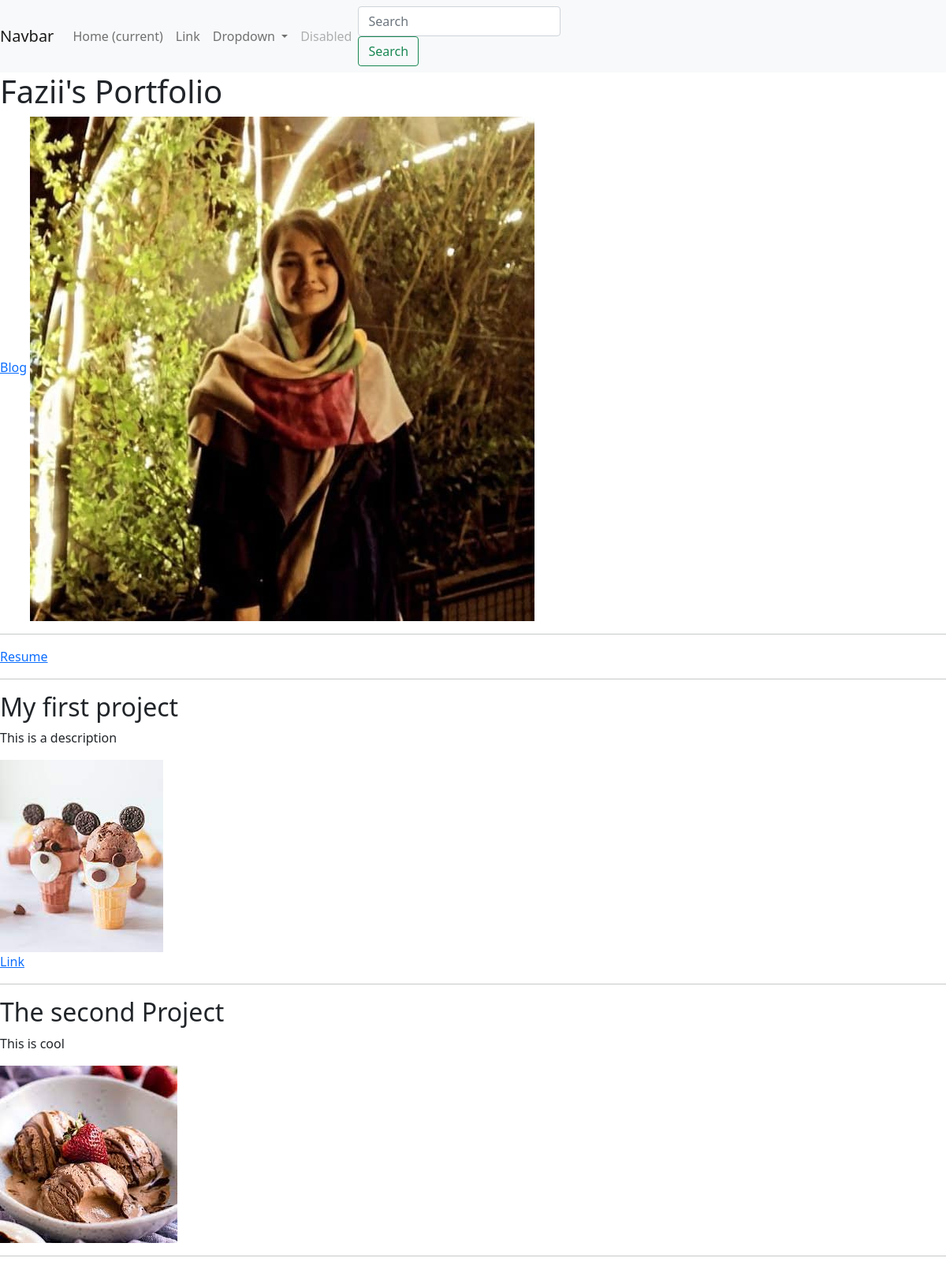
The page / on the database its author committed.
### portfolio/models.py (models this page shows, shortened)
class Project(models.Model):
    title = models.CharField(max_length=100)
    description = models.CharField(max_length=250)
    image = models.ImageField(upload_to='portfolio/images/')
    url = models.URLField(blank=True)

### portfolio/views.py (the view)
# urls.py: 2. Add a URL to urlpatterns:  path('', views.home, name='home')
def home(request):
    projects = models.Project.objects.all()
    return render(request, 'portfolio/home.html', {'projects': projects})

### portfolio/templates/portfolio/home.html
{% extends 'portfolio/navbar.html' %}
{% block content %}
<h1>Fazii's Portfolio</h1>
<a href="{% url 'blog:all_blogs' %}">Blog</a>
{% load static %}
<img src="{% static 'portfolio/me.jpg' %}">
<hr>
<a href="{% static 'portfolio/FaezeShakuri_CV.pdf' %}">Resume</a>
<hr>
{% for project in projects %}
<h2>{{ project.title }}</h2>
<p>{{ project.description }}</p>
<img src="{{ project.image.url }}">
{% if project.url %}
<br>
<a href="{{ project.url }}">Link</a>
{% endif %}
<hr>
{% endfor %}
{% endblock %}

### portfolio/templates/portfolio/navbar.html (shortened to what this page needs)
<!doctype html>
<html lang="en">
  <head>
    <link href="https://cdn.jsdelivr.net/npm/bootstrap@5.1.3/dist/css/bootstrap.min.css" rel="stylesheet">
  </head>
  <body>
    <nav class="navbar navbar-expand-lg navbar-light bg-light">
        <a class="navbar-brand" href="#">Navbar</a>
        <div class="collapse navbar-collapse" id="navbarSupportedContent">
          <ul class="navbar-nav mr-auto">
            <li class="nav-item active">
              <a class="nav-link" href="#">Home <span class="sr-only">(current)</span></a>
            </li>
            <li class="nav-item">
              <a class="nav-link" href="#">Link</a>
            </li>
            <li class="nav-item dropdown">
              <a class="nav-link dropdown-toggle" href="#" id="navbarDropdown" role="button" data-toggle="dropdown" aria-haspopup="true" aria-expanded="false">
                Dropdown
              </a>
            </li>
            <li class="nav-item">
              <a class="nav-link disabled" href="#">Disabled</a>
            </li>
          </ul>
          <form class="form-inline my-2 my-lg-0">
            <input class="form-control mr-sm-2" type="search" placeholder="Search" aria-label="Search">
            <button class="btn btn-outline-success my-2 my-sm-0" type="submit">Search</button>
          </form>
        </div>
      </nav>
      {% block content %}{% endblock %}
  </body>
</html>

### rows shown on the page
Project: title "My first project", description "This is a description", image (picture)
Project: title "The second Project", description "This is cool", image (picture)
